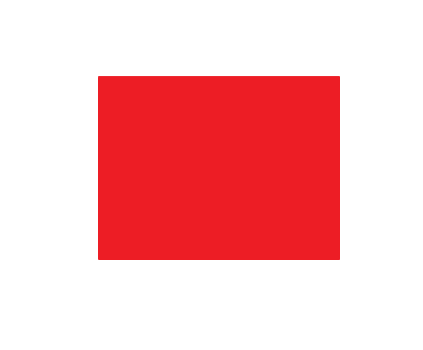
#> input picture 11_image_gradients/box.png, 423 x 350 px
$ python 01_sobel_filter.py   (older library calls are emulated)
#> lines starting #> are read from the running program, lines starting #| are printed output that depends on the picture
import os
import cv2
import numpy as np
from matplotlib import pyplot as plt

# Set the working directory to be the current one
os.chdir(os.path.dirname(os.path.abspath(__file__)))

# Load a grayscale image
img_orig = cv2.imread('box.png', 0)
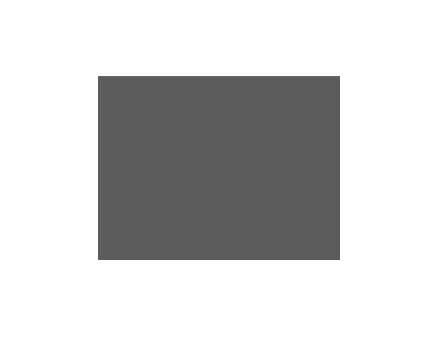
#> img_orig: shape (350, 423); min 92, max 255, mean 206
#img_orig = cv2.imread('white_circle.png', 0)

# Apply gradient filters
img_sobelX = cv2.Sobel(img_orig, cv2.CV_64F, 1, 0, ksize=5)
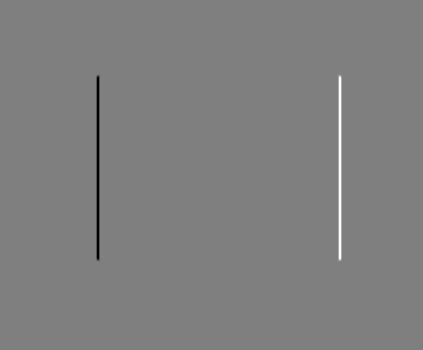
#> img_sobelX: shape (350, 423) float64; min -7824, max 7824, mean 0; drawn with min black and max white
img_sobelY = cv2.Sobel(img_orig, cv2.CV_64F, 0, 1, ksize=5)
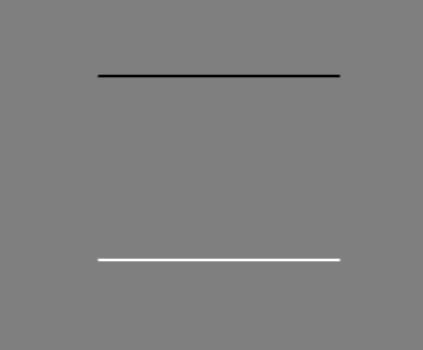
#> img_sobelY: shape (350, 423) float64; min -7824, max 7824, mean 0; drawn with min black and max white

# Take absolute values and scale
img_sobelX = cv2.convertScaleAbs(img_sobelX)
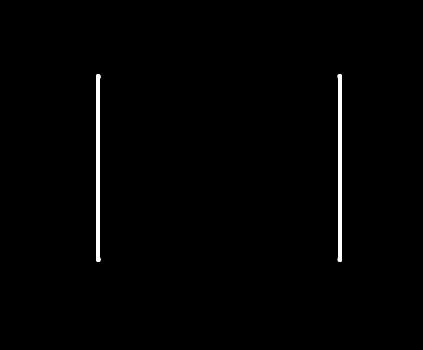
#> img_sobelX: shape (350, 423); min 0, max 255, mean 2.6
img_sobelY = cv2.convertScaleAbs(img_sobelY)
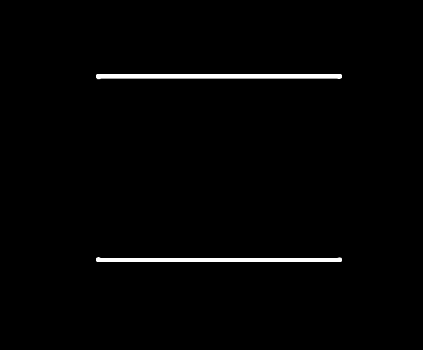
#> img_sobelY: shape (350, 423); min 0, max 255, mean 3.7
img_sobel = cv2.addWeighted(img_sobelX, 1, img_sobelY, 1, 0)

# Display results
titles = ['Original', 'Sobel', 'Sobel X', 'Sobel Y']
images = [img_orig, img_sobel, img_sobelX, img_sobelY]

for i in range(4):
    plt.subplot(2, 2, i+1)
    plt.imshow(images[i], cmap='gray')
    plt.title(titles[i])
    plt.xticks([]), plt.yticks([])
plt.show()
